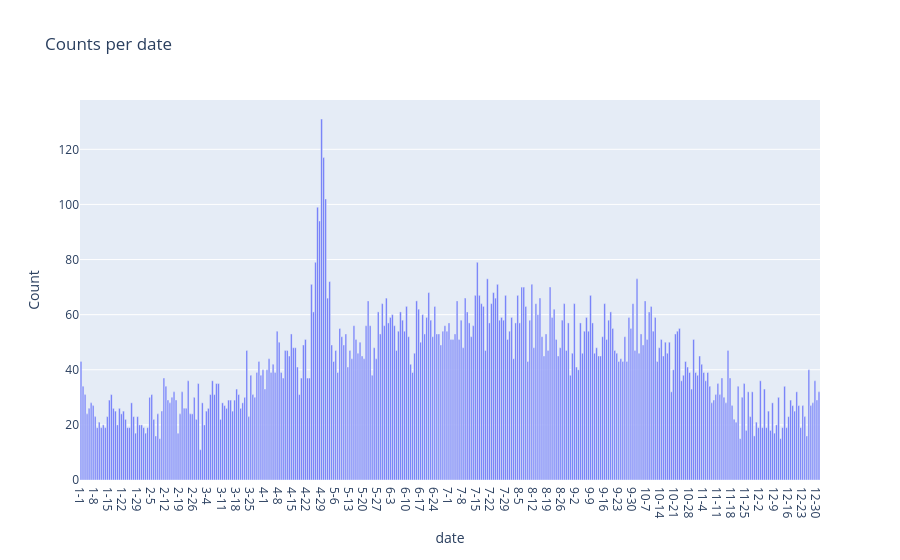

Notebook code for this chart:
### Code cell
date_dict = defaultdict(int)
for i in range(len(common)):
    date = (int(common[i]['month']), int(common[i]['day']))
    date_dict[date] += 1

# sort by date
rows = []
for (month, day), count in sorted(date_dict.items()):
    date_str = f"{month}-{day}"
    rows.append([date_str, count])

df = pd.DataFrame(rows, columns=["date", "Count"])

fig = px.bar(
    df,
    x="date",
    y="Count",
    title="Counts per date"
)

fig.update_layout(xaxis=dict(type="category"))
fig.show()

### Figure 1 — Plotly figure (JSON) as saved in the notebook; plotly's stock layout.template omitted (floating-point values rounded to 4 significant figures; data arrays with more than 128 entries replaced by an {"elided": "..."} marker saying what was removed)
{"data": [{"hovertemplate": "date=%{x}<br>Count=%{y}<extra></extra>", "legendgroup": "", "marker": {"color": "#636efa", "pattern": {"shape": ""}}, "name": "", "orientation": "v", "showlegend": false, "textposition": "auto", "type": "bar", "x": {"elided": "366 str values"}, "xaxis": "x", "y": {"elided": "366 int values"}, "yaxis": "y"}], "layout": {"barmode": "relative", "legend": {"tracegroupgap": 0}, "title": {"text": "Counts per date"}, "xaxis": {"anchor": "y", "domain": [0.0, 1.0], "title": {"text": "date"}, "type": "category"}, "yaxis": {"anchor": "x", "domain": [0.0, 1.0], "title": {"text": "Count"}}}}
